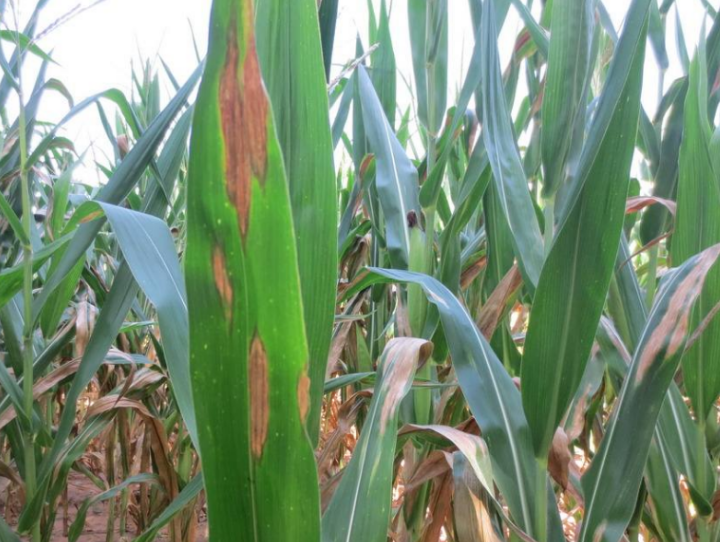
#> input picture dateBase_Maize/Maize_spotDisease/1-230414105615E7.jpg, 720 x 542 px
$ python -i augment.py   (imports and definitions only)
#> lines starting #> are read from the running program, lines starting #| are printed output that depends on the picture
"""田间场景数据增强。

只用 numpy + Pillow 实现，不依赖 torch，因此也能被演示数据生成器和
离线批量复核脚本复用。

增强项针对调研记录的真实拍摄条件设计：不均匀光照、复杂背景（杂草/土壤/邻作物）、
随意拍摄角度、早期胁迫表观细微。公开数据集那种"干净单叶黑背景"图像直接用，
下田就会掉点 —— 这是小样本农业模型最常见的翻车原因。
"""

from __future__ import annotations

import io
import random
from dataclasses import dataclass, field
from typing import Optional, Sequence, Tuple

import numpy as np
from PIL import Image, ImageEnhance, ImageFilter

Array = np.ndarray  # uint8 HWC RGB


@dataclass
class AugmentConfig:
    rotate_deg: float = 25.0
    scale_range: Tuple[float, float] = (0.75, 1.25)
    shift_range: float = 0.12
    flip_h: bool = True
    flip_v: bool = True
    brightness: Tuple[float, float] = (0.65, 1.45)
    contrast: Tuple[float, float] = (0.7, 1.4)
    saturation: Tuple[float, float] = (0.6, 1.5)
    hue_shift: float = 12.0
    uneven_light_p: float = 0.55
    shadow_patch_p: float = 0.35
    noise_sigma: float = 7.0
    blur_p: float = 0.25
    motion_blur_p: float = 0.18
    jpeg_p: float = 0.45
    jpeg_quality: Tuple[int, int] = (45, 90)
    occlusion_p: float = 0.25
    seed: Optional[int] = None
    enabled: bool = True


def _rng(cfg: AugmentConfig) -> random.Random:
    return random.Random(cfg.seed) if cfg.seed is not None else random.Random()


def random_rotate_scale_shift(img: Image.Image, cfg: AugmentConfig, rng: random.Random
                              ) -> Image.Image:
    angle = rng.uniform(-cfg.rotate_deg, cfg.rotate_deg)
    scale = rng.uniform(*cfg.scale_range)
    w, h = img.size
    tx = rng.uniform(-cfg.shift_range, cfg.shift_range) * w
    ty = rng.uniform(-cfg.shift_range, cfg.shift_range) * h
    # 平移用仿射矩阵，避免出现黑角
    matrix = (scale, 0, tx + (w - scale * w) / 2, 0, scale, ty + (h - scale * h) / 2)
    # 边框用画面均值色填充：黑角会让模型把"黑色三角"当成类别特征
    arr = np.asarray(img, dtype=np.float32)
    fill = tuple(int(v) for v in arr.reshape(-1, arr.shape[-1]).mean(axis=0))
    if angle == 0:
        return img.transform(img.size, Image.AFFINE, matrix, resample=Image.BILINEAR,
                             fillcolor=fill)
    return _rotate_affine(img, angle, matrix, fill)


def _rotate_affine(img: Image.Image, angle: float, matrix: Tuple[float, ...],
                   fill: Tuple[int, ...]) -> Image.Image:
    import math

    rad = math.radians(angle)
    cos, sin = math.cos(rad), math.sin(rad)
    base = np.array(matrix, dtype=np.float64).reshape(2, 3)
    w, h = img.size
    cx, cy = w / 2.0, h / 2.0
    # PIL 的 AFFINE 矩阵是"输出坐标 -> 输入坐标"的逆映射，因此全程在逆映射空间合成：
    #   前向 = 先绕中心旋转 angle，再缩放平移  =>  逆映射 = 旋转逆 ∘ 缩放平移逆
    base3 = np.vstack([base, [0.0, 0.0, 1.0]])
    rot_inv = np.array([[cos, sin, 0.0], [-sin, cos, 0.0], [0.0, 0.0, 1.0]])
    to_center = np.array([[1.0, 0.0, -cx], [0.0, 1.0, -cy], [0.0, 0.0, 1.0]])
    from_center = np.array([[1.0, 0.0, cx], [0.0, 1.0, cy], [0.0, 0.0, 1.0]])
    rot_about_center = from_center @ rot_inv @ to_center
    final = (rot_about_center @ base3)[:2].flatten()
    return img.transform(img.size, Image.AFFINE, tuple(float(v) for v in final),
                         resample=Image.BILINEAR, fillcolor=fill)


# [92 lines left out: functions random_flip, color_jitter, uneven_lighting, shadow_patch, occlude, gaussian_noise and 2 more, not called in this run]


def augment_array(arr: Array, cfg: Optional[AugmentConfig] = None,
                  rng: Optional[random.Random] = None) -> Array:
    """对 uint8 HWC RGB 数组做一整套田间风格增强。"""
    cfg = cfg or AugmentConfig()
    rng = rng or _rng(cfg)
    if not cfg.enabled:
        return arr

    im = Image.fromarray(arr)
    im = random_rotate_scale_shift(im, cfg, rng)
    im = random_flip(im, cfg, rng)
    out = np.asarray(im, dtype=np.uint8)

    out = color_jitter(out, cfg, rng)
    if rng.random() < cfg.uneven_light_p:
        out = uneven_lighting(out, rng)
    if rng.random() < cfg.shadow_patch_p:
        out = shadow_patch(out, rng)
    if rng.random() < cfg.occlusion_p:
        out = occlude(out, rng)
    if cfg.noise_sigma > 0:
        out = gaussian_noise(out, rng, cfg.noise_sigma * rng.uniform(0.3, 1.0))
    if rng.random() < cfg.blur_p:
        out = np.asarray(Image.fromarray(out).filter(ImageFilter.GaussianBlur(radius=rng.uniform(0.4, 1.2))),
                         dtype=np.uint8)
    if rng.random() < cfg.motion_blur_p:
        out = motion_blur(out, rng)
    if rng.random() < cfg.jpeg_p:
        out = jpeg_artifacts(out, rng, cfg.jpeg_quality)
    return out


# [10 lines left out: function center_crop_resize, not called in this run]


class Augmenter:
    """有状态封装，方便 DataLoader 里多线程使用。"""

    def __init__(self, cfg: Optional[AugmentConfig] = None, seed: Optional[int] = None) -> None:
        self.cfg = cfg or AugmentConfig()
        self._rng = random.Random(seed)

    def __call__(self, arr: Array) -> Array:
        return augment_array(arr, self.cfg, random.Random(self._rng.randrange(2**31 - 1)))

    def many(self, arr: Array, n: int) -> Sequence[Array]:
        return [self(arr) for _ in range(n)]

>>> import cv2
>>> picture = cv2.imread('../../dateBase_Maize/Maize_spotDisease/1-230414105615E7.jpg', cv2.IMREAD_GRAYSCALE)
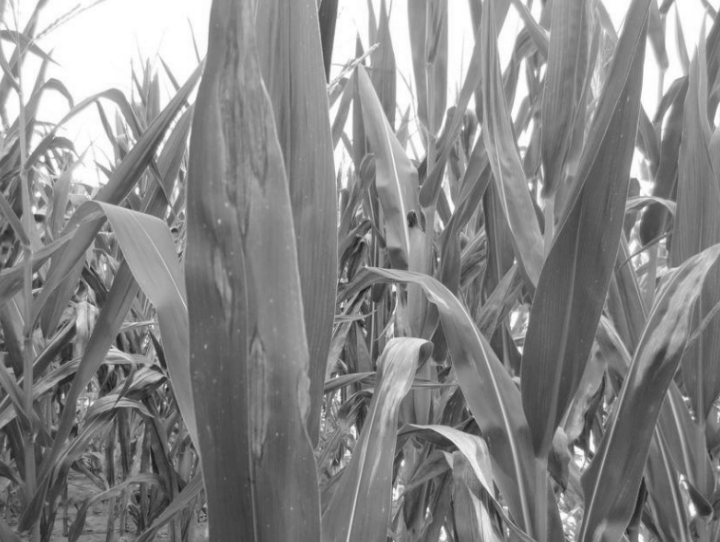
#> picture: shape (542, 720); min 28, max 255, mean 135.2
>>> result = augment_array(picture)
#> in random_rotate_scale_shift, `fill = tuple(int(v) for v in arr.reshape(-1, arr.shape[-1]).mean(axis=..`: fill = 720 values, max 177 at index 397, min 102 at index 232, mean 134.7
#> (the run stopped early here; a loop or call above may not have finished)

$ run again, on dateBase_Maize/Maize_spotDisease/16_27_34da102949a6c9d68.jpg
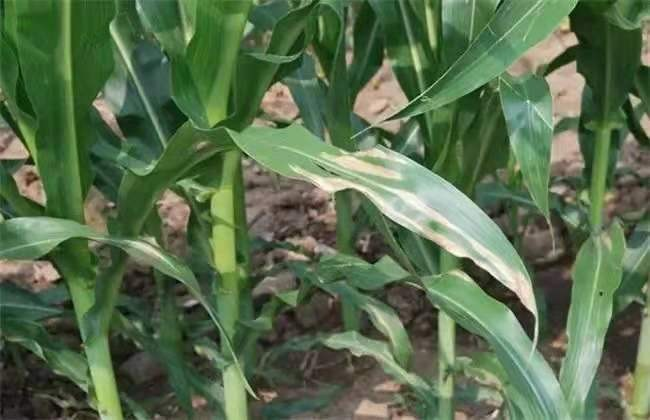
#> input picture dateBase_Maize/Maize_spotDisease/16_27_34da102949a6c9d68.jpg, 650 x 420 px
#> `picture = cv2.imread('../../dateBase_Maize/Maize_spotDisease/1-2304141..`:
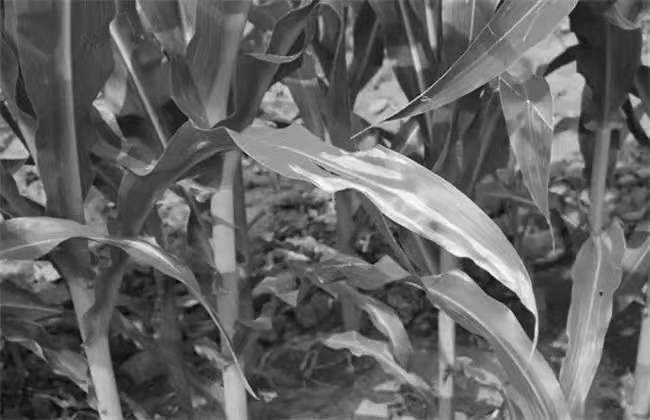
#> picture: shape (420, 650); min 4, max 254, mean 99.7
#> fill = 650 values, max 135 at index 443, min 70 at index 131, mean 99.17

$ run again, on dateBase_Maize/Maize_spotDisease/174203891.jpg
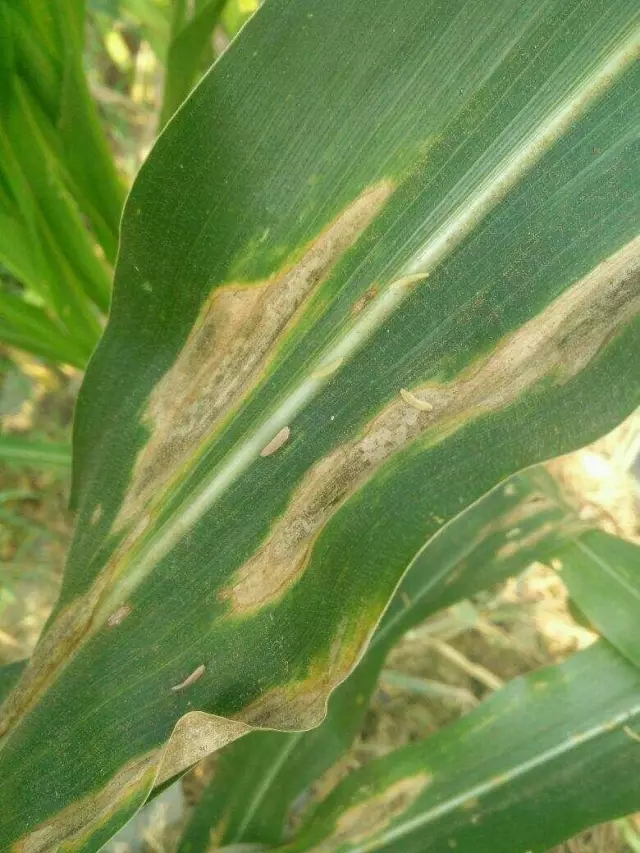
#> input picture dateBase_Maize/Maize_spotDisease/174203891.jpg, 640 x 853 px
#> `picture = cv2.imread('../../dateBase_Maize/Maize_spotDisease/1-2304141..`:
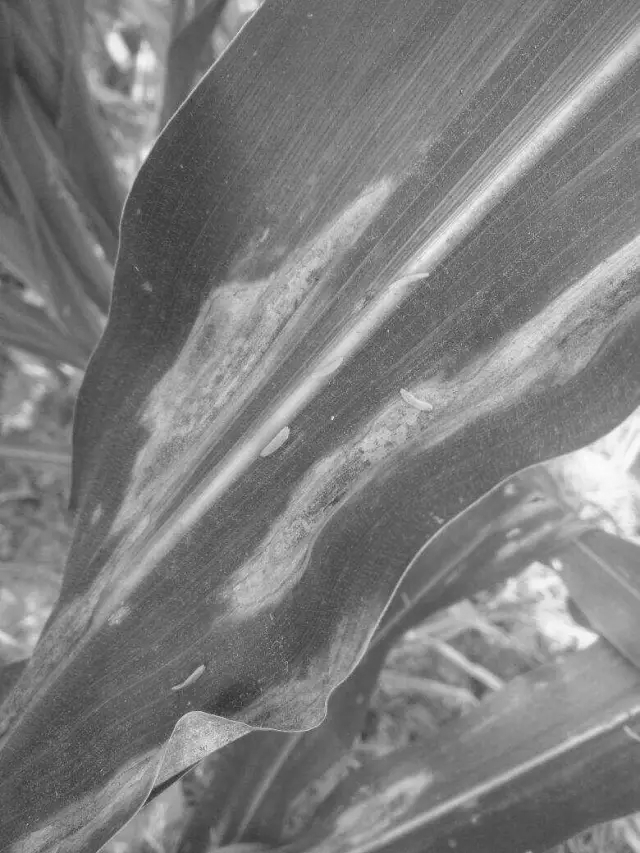
#> picture: shape (853, 640); min 42, max 253, mean 125.6
#> fill = 640 values, max 150 at index 624, min 101 at index 74, mean 125

$ run again, on dateBase_Maize/Maize_spotDisease/20250617191828.jpg
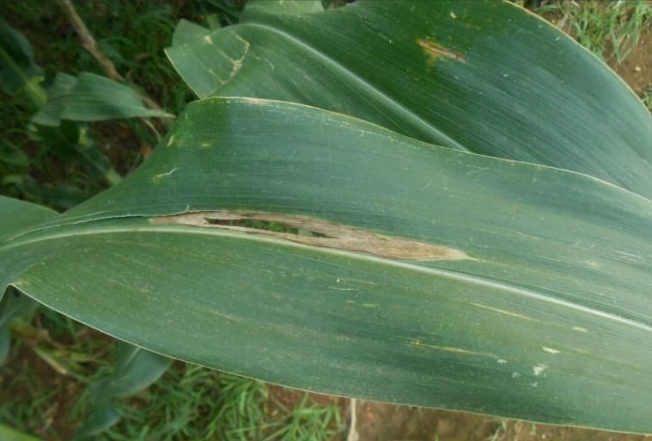
#> input picture dateBase_Maize/Maize_spotDisease/20250617191828.jpg, 652 x 441 px
#> `picture = cv2.imread('../../dateBase_Maize/Maize_spotDisease/1-2304141..`:
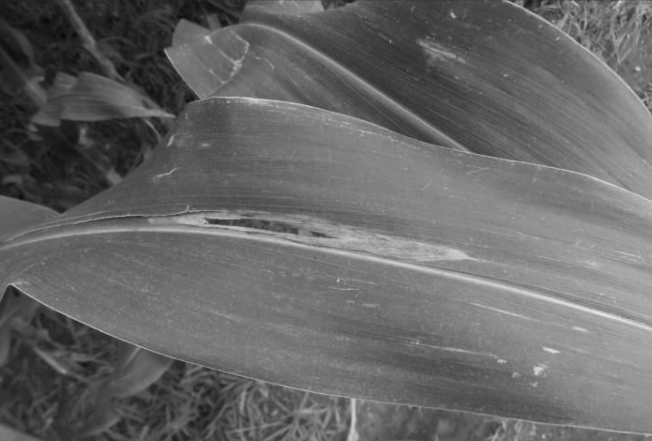
#> picture: shape (441, 652); min 8, max 234, mean 103
#> fill = 652 values, max 148 at index 637, min 58 at index 9, mean 102.5
